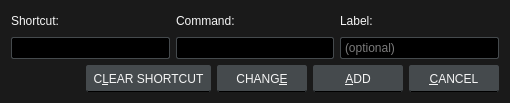
<?xml version="1.0" encoding="UTF-8"?>
<ui version="4.0">
 <class>KeyDialog</class>
 <widget class="QDialog" name="KeyDialog">
  <property name="geometry">
   <rect>
    <x>0</x>
    <y>0</y>
    <width>510</width>
    <height>103</height>
   </rect>
  </property>
  <property name="windowTitle">
   <string>Modify Shortcut Key</string>
  </property>
  <property name="styleSheet">
   <string notr="true">QWidget {
	font: 12px &quot;Noto Sans&quot;, &quot;FreeSans&quot;;
	background: #1A1A1A;
	color: whitesmoke;
}

/* QLineEdit */

QLineEdit {
	background: black;
	border: 1px solid #454A4D;
	border-radius: 2px;
	padding: 2px;
}
QLineEdit:focus {
	border: 1px solid #008098;
}

/* QPushButton */

QPushButton {
	background: #454A4D;
	border: 1px solid #454A4D;
	border-bottom: 1px solid black;
	border-radius: 2px;
	color: whitesmoke;
	min-width: 76px;
	min-height: 17px;
	padding: 4px 6px;
}
QPushButton:focus {
	border: 1px solid #008098;
	outline: none;
}
QPushButton:pressed {
	background: #2E3133;
}
QPushButton:disabled {
	background: transparent;
	border: 1px solid #454A4D;
	color: #B8B8B8;
}</string>
  </property>
  <layout class="QVBoxLayout" name="verticalLayout">
   <item>
    <layout class="QGridLayout" name="gridLayout">
     <item row="1" column="0">
      <widget class="QLineEdit" name="keySequenceEdit"/>
     </item>
     <item row="1" column="1">
      <widget class="QLineEdit" name="commandLineEdit">
       <property name="clearButtonEnabled">
        <bool>true</bool>
       </property>
      </widget>
     </item>
     <item row="1" column="2">
      <widget class="QLineEdit" name="labelLineEdit">
       <property name="placeholderText">
        <string>(optional)</string>
       </property>
       <property name="clearButtonEnabled">
        <bool>true</bool>
       </property>
      </widget>
     </item>
     <item row="0" column="0">
      <widget class="QLabel" name="label">
       <property name="text">
        <string>Shortcut:</string>
       </property>
      </widget>
     </item>
     <item row="0" column="1">
      <widget class="QLabel" name="label_2">
       <property name="text">
        <string>Command:</string>
       </property>
      </widget>
     </item>
     <item row="0" column="2">
      <widget class="QLabel" name="label_3">
       <property name="text">
        <string>Label:</string>
       </property>
      </widget>
     </item>
    </layout>
   </item>
   <item>
    <layout class="QHBoxLayout" name="horizontalLayout_2">
     <item>
      <spacer name="horizontalSpacer">
       <property name="orientation">
        <enum>Qt::Horizontal</enum>
       </property>
       <property name="sizeHint" stdset="0">
        <size>
         <width>40</width>
         <height>20</height>
        </size>
       </property>
      </spacer>
     </item>
     <item>
      <widget class="QPushButton" name="clearButton">
       <property name="text">
        <string>C&amp;LEAR SHORTCUT</string>
       </property>
      </widget>
     </item>
     <item>
      <widget class="QPushButton" name="changeButton">
       <property name="text">
        <string>CHANG&amp;E</string>
       </property>
      </widget>
     </item>
     <item>
      <widget class="QPushButton" name="addButton">
       <property name="text">
        <string>&amp;ADD</string>
       </property>
      </widget>
     </item>
     <item>
      <widget class="QPushButton" name="cancelButton">
       <property name="maximumSize">
        <size>
         <width>16777215</width>
         <height>16777215</height>
        </size>
       </property>
       <property name="text">
        <string>&amp;CANCEL</string>
       </property>
      </widget>
     </item>
    </layout>
   </item>
  </layout>
 </widget>
 <tabstops>
  <tabstop>clearButton</tabstop>
  <tabstop>changeButton</tabstop>
  <tabstop>addButton</tabstop>
  <tabstop>cancelButton</tabstop>
 </tabstops>
 <resources/>
 <connections/>
</ui>
